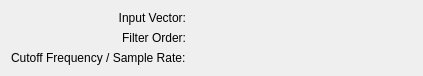
<?xml version="1.0" encoding="UTF-8"?>
<ui version="4.0">
 <class>FilterButterworthLowPassConfig</class>
 <widget class="QWidget" name="FilterButterworthLowPassConfig">
  <property name="geometry">
   <rect>
    <x>0</x>
    <y>0</y>
    <width>423</width>
    <height>75</height>
   </rect>
  </property>
  <property name="minimumSize">
   <size>
    <width>400</width>
    <height>0</height>
   </size>
  </property>
  <layout class="QGridLayout" name="gridLayout">
   <item row="0" column="0">
    <widget class="QLabel" name="label_3">
     <property name="sizePolicy">
      <sizepolicy hsizetype="Preferred" vsizetype="Fixed">
       <horstretch>0</horstretch>
       <verstretch>0</verstretch>
      </sizepolicy>
     </property>
     <property name="text">
      <string>Input Vector:</string>
     </property>
     <property name="alignment">
      <set>Qt::AlignRight|Qt::AlignTrailing|Qt::AlignVCenter</set>
     </property>
     <property name="wordWrap">
      <bool>false</bool>
     </property>
    </widget>
   </item>
   <item row="0" column="1">
    <widget class="Kst::VectorSelector" name="_vector" native="true">
     <property name="sizePolicy">
      <sizepolicy hsizetype="Expanding" vsizetype="Preferred">
       <horstretch>0</horstretch>
       <verstretch>0</verstretch>
      </sizepolicy>
     </property>
    </widget>
   </item>
   <item row="1" column="0">
    <widget class="QLabel" name="label_4">
     <property name="sizePolicy">
      <sizepolicy hsizetype="Preferred" vsizetype="Fixed">
       <horstretch>0</horstretch>
       <verstretch>0</verstretch>
      </sizepolicy>
     </property>
     <property name="text">
      <string>Filter Order:</string>
     </property>
     <property name="alignment">
      <set>Qt::AlignRight|Qt::AlignTrailing|Qt::AlignVCenter</set>
     </property>
     <property name="wordWrap">
      <bool>false</bool>
     </property>
    </widget>
   </item>
   <item row="1" column="1">
    <widget class="Kst::ScalarSelector" name="_scalarOrder" native="true"/>
   </item>
   <item row="2" column="0">
    <widget class="QLabel" name="label_5">
     <property name="sizePolicy">
      <sizepolicy hsizetype="Fixed" vsizetype="Fixed">
       <horstretch>0</horstretch>
       <verstretch>0</verstretch>
      </sizepolicy>
     </property>
     <property name="text">
      <string>Cutoff Frequency / Sample Rate:</string>
     </property>
     <property name="wordWrap">
      <bool>false</bool>
     </property>
    </widget>
   </item>
   <item row="2" column="1">
    <widget class="Kst::ScalarSelector" name="_scalarCutoff" native="true"/>
   </item>
  </layout>
 </widget>
 <layoutdefault spacing="6" margin="11"/>
 <pixmapfunction>qPixmapFromMimeSource</pixmapfunction>
 <customwidgets>
  <customwidget>
   <class>Kst::VectorSelector</class>
   <extends>QWidget</extends>
   <header>vectorselector.h</header>
  </customwidget>
  <customwidget>
   <class>Kst::ScalarSelector</class>
   <extends>QWidget</extends>
   <header>scalarselector.h</header>
  </customwidget>
 </customwidgets>
 <resources/>
 <connections/>
</ui>
